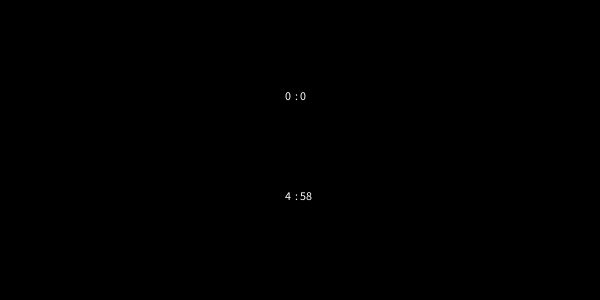
Frame 1 (no input)
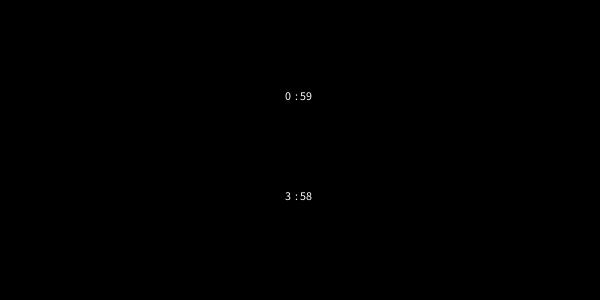
Frame 60 (the mouse pressed at the canvas centre just before this capture)
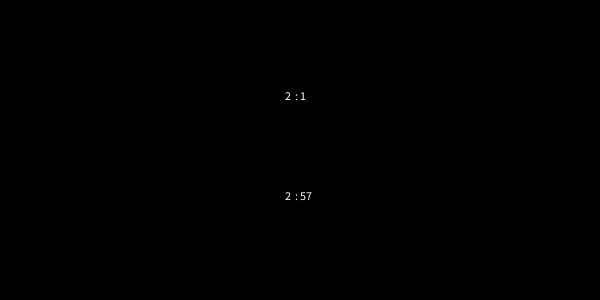
Frame 120 (the mouse held since frame 60 and released just before this capture)

The Processing sketch that drew these frames (run headless with seeded random() and noise(); from frame 60 on, the mouse is pressed at the canvas centre):

// Processing sketch: sketch_timer
// ── sketch_timer.pde
int fSeconds = frameCount;
int fMinutes = 0;

int bSeconds = 0;
int bMinutes = 5;

void setup() {
  size(600, 300);
  //frameRate(15);
}
void draw() {
  background(0);


  text(fSeconds, 300, 100);
  text(":", 295, 100);
  String strFMins = Integer.toString(fMinutes);
  if (strFMins.length() > 1) {
    text(fMinutes, 280, 100);
  } else {
    text(fMinutes, 285, 100);
  }
  if (fSeconds == 59) {
    fMinutes=fMinutes+1;
    fSeconds=0;
  }
  fSeconds++;

  if (bSeconds == 0 && bMinutes == 0) {
    text("00", 300, 200);
    text(":", 295, 200);
    text("00", 280, 200);
  } else {
    if (bSeconds == 0) {
      bMinutes--;
      bSeconds=59;
    }
    bSeconds--;
    text(bSeconds, 300, 200);
    text(":", 295, 200);
    text(bMinutes, 285, 200);
  }
}
